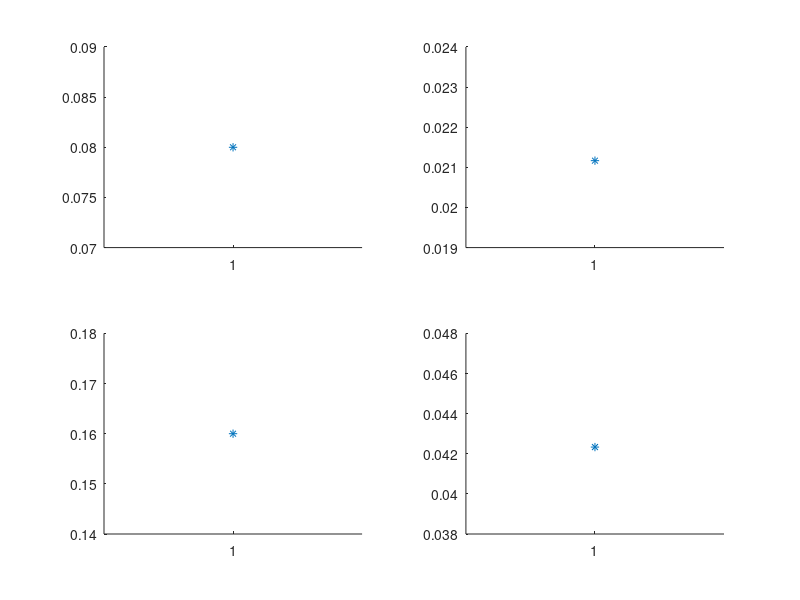

Reproduce this figure in MATLAB. (Note: this script raises an error after producing the figure.)
%program written for Weak Shock
%inputs
close all
clc
clear

tic;
global L
L = 0.240; %length of cone initial
global R
R = 0.0635; %radius of cone

global m1
m1 = 2;
global gamma
gamma = 1.4;
pstatic1 = 97000;
tstatic1 = 300;

global subd
subd = 100; %no. of points, subdivide

cp = 1006.43;
Rconstant = 287.5514; %gasconstant for air 287 J/kg
global h
%h = -0.0005; %spacing of theeta in radians
h = -0.001;
global shockanglespacing
%shockanglespacing = 0.0005;
shockanglespacing = 0.001;

tstagnation = tstatic1*(1+(((gamma-1)/2)*(m1.^2)));
global pstagnation1
pstagnation1 = pstatic1/((1+(((gamma-1)/2)*(m1.^2))).^(gamma/(1-gamma)));
densitystagnation1 = pstagnation1/(Rconstant*tstagnation);
global density1
density1 = densitystagnation1*((1+(((gamma-1)/2)*(m1.^2))).^(1/(1-gamma)));
global v1
v1 = m1*sqrt(gamma*Rconstant*tstatic1);

% h0 = cp*tstagnation;
% vmax = sqrt(2*h0);


%optimization
global lambda
lambda = 0.001;
global de
de = 0.001;

xb = L/3; %initial values of parameters
yb = (R/3);
xc = (2/3)*L;
yc = (2/3)*R;

X = [xb yb xc yc];

tolerance = 0.00001;
iter = 50; %number of iteration
% hold on;
% plot()
% xlabel('Cycle Number');
% ylabel('X');
% xticks(1:1:iter);

%for optimisation
% run =1;
cdn = 1;
cdnew = 1;
for run = 1:iter

figure(1)    
ax1 = subplot(2,2,1);
xticks(1:1:iter);
hold(ax1,'on')
plot(ax1,run,X(1),'--*')
drawnow;

figure(1)    
ax2 = subplot(2,2,2);
xticks(1:1:iter);
hold(ax2,'on')
plot(ax2,run,X(2),'--*')
drawnow;

figure(1)    
ax3 = subplot(2,2,3);
xticks(1:1:iter);
hold(ax3,'on')
plot(ax3,run,X(3),'--*')
drawnow;

figure(1)    
ax4 = subplot(2,2,4);
xticks(1:1:iter);
hold(ax4,'on')
plot(ax4,run,X(4),'--*')
drawnow;

Xoldcheck = X;
cdn = cdnew;



for k = 1:4    
X(k) = optimize(run,X,k);
disp(X)
end
%cdn for n    

if(norm(Xoldcheck-X)<=tolerance)
    break;
end

cntrl = [0 X(1) X(3) L;0 X(2) X(4) R];
p = curvy(cntrl,subd);
x = p(1,:);
y = p(2,:);

figure(2)
ax2 = axes;
hold(ax2,'off')
plot(ax2,x,y)
drawnow;

drag=zeros(1,subd);
for i = 2:subd
   drag(i) =elementdrag(run,X,x(i-1),x(i),y(i-1),y(i)); 
end
cdnew = (2*sum(drag))/(density1*(pi*(R.^2))*(v1.^2));

if(cdnew>cdn)
     lambda = 0.5*lambda;
else
     lambda = 1.4*lambda;
end

% plot(x,y)
% drawnow;
end
fprintf('\nThe optimised value of X is: %f %f %f %f\n and cdnew is: %f\n ',X,cdnew);
plot(x,y)
toc;


function pass = optimize(run,X,k)
global lambda
global subd
global density1
global L
global R
global v1
global de


cntrl = [0 X(1) X(3) L;0 X(2) X(4) R];
p = curvy(cntrl,subd);
x = p(1,:);
y = p(2,:);

drag=zeros(1,subd);
for i = 2:subd
   drag(i)=elementdrag(run,X,x(i-1),x(i),y(i-1),y(i)); 
end
cdn = (2*sum(drag))/(density1*(pi*(R.^2))*(v1.^2));

Xold = X(k);
X(k) = X(k)+de;
cntrl = [0 X(1) X(3) L;0 X(2) X(4) R];
p = curvy(cntrl,subd);
x = p(1,:);
y = p(2,:);


drag=zeros(1,subd);
for i = 2:subd
   drag(i) =elementdrag(run,X,x(i-1),x(i),y(i-1),y(i)); 
end
cdperturb = (2*sum(drag))/(density1*(pi*(R.^2))*(v1.^2));

fprintf('cdperturb =%f , cdn =%f ',cdperturb,cdn)
% pause(5);
pass = Xold - ((lambda)*((cdperturb-cdn)/de));

end

%for drag calculation of an element
function drag = elementdrag(run,X,x1,x2,y1,y2)
global m1
global gamma
global h
global shockanglespacing
global pstagnation1
global lambda

coneangle = atan((y2-y1)/(x2-x1));
disp('PLEASE WAIT..... PROGRAM RUNNING...')
for shockangle = asin(1/m1):shockanglespacing:(pi/2)
    devangle = atan(abs((2*cot(shockangle)*(((m1^2)*(sin(shockangle)^2))-1))/(((m1^2)*(gamma+cos(2*shockangle)))+2)));

%calculations for final mach number
    mn1 = m1*sin(shockangle);
    mn2 = sqrt(((mn1^2)+(2/(gamma-1)))/(((mn1^2)*((2*gamma)/(gamma-1)))-1));
    m2 = mn2/sin(shockangle-devangle);

    %calculating vdash and components (velocity normalized to vmax = sqrt(2h0))
    vdash = 1/sqrt((2/((gamma-1)*(m2^2)))+1);
    vrdashinitial = vdash*cos(shockangle-devangle);
    vthetadashinitial = -1*vdash*sin(shockangle-devangle);

    %getting ready for iteration
    theta = shockangle;
    yi = vrdashinitial;
    ydashi = vthetadashinitial;

    while(ydashi<0)

        %calculating ydashiplus1
        f1 = f(gamma,theta,yi,ydashi);
        f2 = f(gamma,(theta+(h/2)),(yi+(ydashi*h/2)),(ydashi+(f1*h/2)));
        f3 = f(gamma,(theta+(h/2)),(yi+(ydashi*h/2)+(f1*h*h/4)),(ydashi+(f2*h/2)));
        f4 = f(gamma,(theta+h),(yi+(ydashi*h)+(f2*h/2)),(ydashi+(f3*h)));

        ydashi = ydashi + ((f1 + (2*f2)+(2*f3)+f4)*h/6);
        yi = yi + (ydashi*h) + ((f1+f2+f3)*h*h/6);
        theta = theta + h;

    end
    if(theta>coneangle)
        break;
    end
end
clc; %clears the pleasewait..

ms = sqrt(2/((gamma-1)*((yi.^(-2))-1))); %mach number at the surface

% disp('theta'); 
% theta*180/pi
% disp("coneangle "); 
% coneangle*180/pi
% disp("shockangle "); 
% shockangle*180/pi

%calculating pressure static
% pstatic2 = pstatic1*(((2*gamma*(power(m1,2))*(power(sin(shockangle),2))) - (gamma-1))/(gamma+1));
pstagnation2 = pstagnation1*((((gamma+1)*(m1.^2)*(sin(shockangle).^2))/((gamma-1)*((m1.^2)*(sin(shockangle).^2))+2)).^(gamma/(gamma-1)))*(((gamma+1)/(2*gamma*((m1*sin(shockangle)).^2)-gamma+1)).^(1/(gamma-1)));
% density2 = density1*(((gamma+1)*(m1.^2)*(sin(shockangle).^2))/(((gamma-1)*((m1.^2)*(sin(shockangle).^2))) + 2  ));
% tstatic2 = tstagnation/(1+(((gamma-1)/2)*(m2.^2)));

%calculations on surface
pstatics = pstagnation2/((1+(((gamma-1)/2)*(ms.^2))).^(gamma/(gamma-1)));
% densitys = density1*(((gamma+1)*(m1.^2)*(sin(shockangle).^2))/(((gamma-1)*((m1.^2)*(sin(shockangle).^2))) + 2  ));
% tstatics = tstagnation/(1+(((gamma-1)/2)*(m2.^2)));

basearea = pi*((y2.^2)-(y1.^2));

drag = (pstatics*sin(coneangle)*basearea);
% cdn = drag/(0.5*density1*basearea*(v1.^2));

%ansys support
% k = sin(coneangle)*basearea/(0.5*density1*basearea*(v1.^2));

fprintf("Run Number = %i\nconeangle = %f deg\nshockangle = %f deg\nM Surface = %f\nPstatic on Surface = %f Pa\nElement Drag = %f\nlambda = %f\nX = %f %f %f %f ",run,(coneangle*180/pi),(shockangle*180/pi),ms,pstatics,drag,lambda,X)
fprintf("\n")
end 

%for taylor maccoll equation solution
function x = f(gamma,theta,yi,ydashi)
    x = ((((gamma-1)/2)*(1-power(yi,2)-power(ydashi,2))*((2*yi)+(ydashi*cot(theta))))-(ydashi*ydashi*yi))/((((1-gamma)/2)*(1-power(yi,2)-power(ydashi,2)))+(power(ydashi,2)));
end


